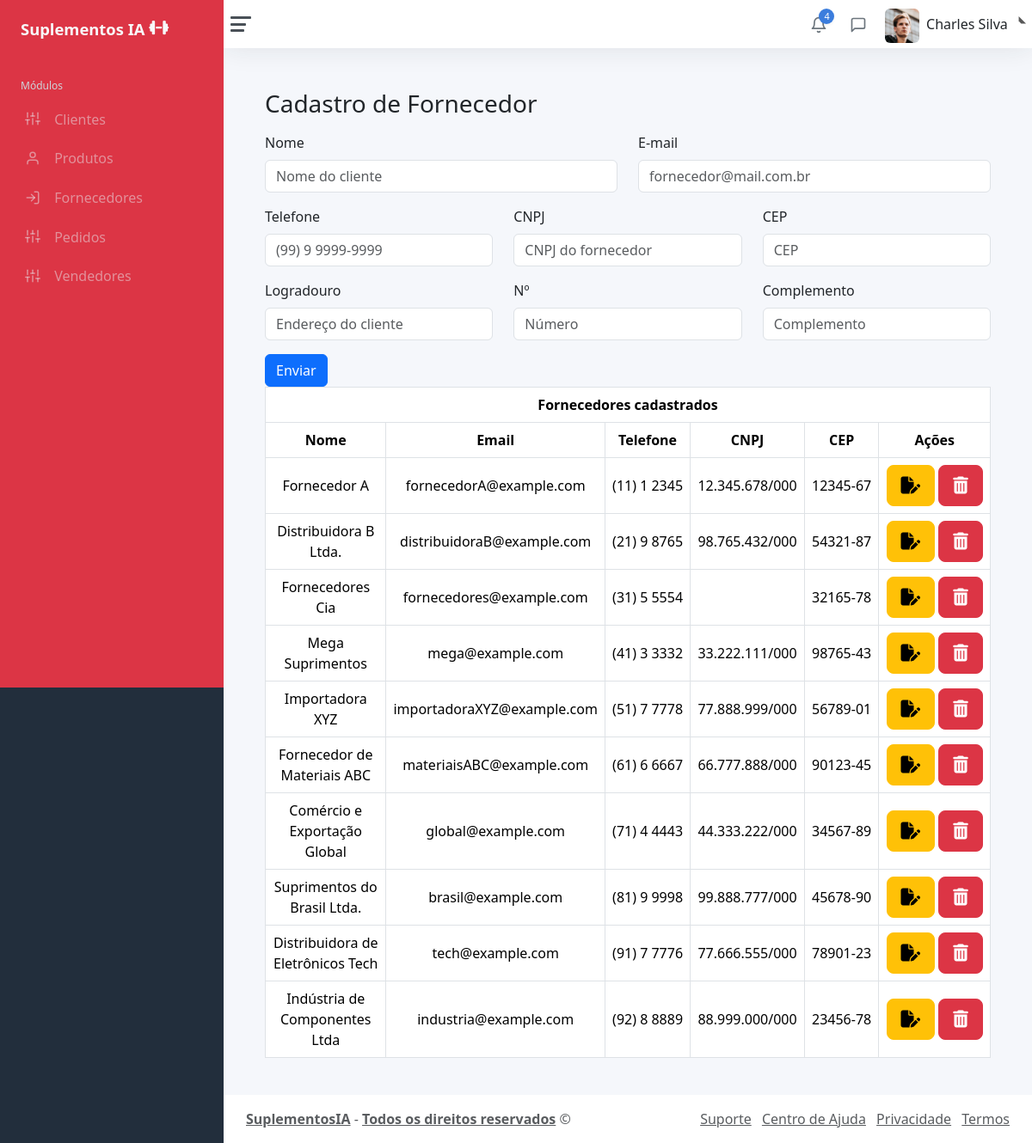
Screenshot of /static/formfornecedor.php with the database file from the repository.
### tables this page shows
CREATE TABLE `fornecedor` (
  `id` int(11) NOT NULL,
  `nome` varchar(45) NOT NULL,
  `email` varchar(100) NOT NULL,
  `telefone` char(11) NOT NULL,
  `cpfcnpj` char(14) NOT NULL,
  `cep` char(8) NOT NULL,
  `logradouro` varchar(45) NOT NULL,
  `numero` char(10) NOT NULL,
  `complemento` varchar(45) NOT NULL
);

### static/formfornecedor.php (the view, shortened to what this page needs)
<!DOCTYPE html>
<html lang="pt-BR">
<head>
	<?php include 'header.php' ?>
</head>
<body>
	<div class="wrapper">
		<?php include 'menu.php' ?>
		<div class="main">
			<?php include 'topo.php' ?>
			<main class="content">
				<form action="cadastrofornecedor.php" method="post">
					<div class="container-fluid p-0">
						<h1 class="h3 mb-3">Cadastro de Fornecedor</h1>
						<div class="row">
							<div class="mb-3 col-6">
								<label for="nome" class="form-label">Nome</label>
								<input
								type="text"
								class="form-control"
								name="nome"
								id="nome"
								placeholder="Nome do cliente">
							</div>
							<div class="mb-3 col-6">
								<label for="email" class="form-label">E-mail</label>
								<input
								type="email"
								class="form-control"
								name="email"
								id="email"
								placeholder="fornecedor@mail.com.br"/>
							</div>
						</div>
						<div class="row">
							<div class="mb-3 col-4">
								<label for="telefone" class="form-label">Telefone</label>
								<input
								type="text"
								class="form-control"
								name="telefone"
								id="telefone"
								placeholder="(99) 9 9999-9999">
							</div>
							<div class="mb-3 col-4">
								<label for="cpfcnpj" class="form-label">CNPJ</label>
								<input
								type="cpfcnpj"
								class="form-control"
								name="cpfcnpj"
								id="cpfcnpj"
								placeholder="CNPJ do fornecedor"/>
							</div>
							<div class="mb-3 col-4">
								<label for="cep" class="form-label">CEP</label>
								<input
								type="cep"
								class="form-control"
								name="cep"
								id="cep"
								placeholder="CEP"/>
							</div>
						</div>
						<div class="row">
							<div class="mb-3 col-4">
								<label for="logradouro" class="form-label">Logradouro</label>
								<input
								type="text"
								class="form-control"
								name="logradouro"
								id="logradouro"
								placeholder="Endereço do cliente">
							</div>
							<div class="mb-3 col-4">
								<label for="numero" class="form-label">Nº</label>
								<input
								type="numero"
								class="form-control"
								name="numero"
								id="numero"
								placeholder="Número"/>
							</div>
							<div class="mb-3 col-4">
								<label for="complemento" class="form-label">Complemento</label>
								<input
								type="complemento"
								class="form-control"
								name="complemento"
								id="complemento"
								placeholder="Complemento"/>
							</div>
						</div>
						<button type="submit" class="btn btn-primary">Enviar</button>
					</div>
				</form>
			<div class="main">
				<div
					class="table-responsive"
				>
					<table
						class="table table-bordered"
					>
						<thead>
						<tr><th colspan="7" style="text-align: center;">Fornecedores cadastrados</th></tr>
							<tr class="text-center">
								<th class="col-2" scope="col">Nome</th>
								<th  class="col-2" colspanscope="col">Email</th>
								<th scope="col">Telefone</th>
								<th scope="col">CNPJ</th>
								<th scope="col">CEP</th>
								<th scope="col">Ações</th>
							</tr>
						</thead>
						<tbody>
							<?php include 'conexao.php';
							$sql = "SELECT * FROM fornecedor";
							$busca = mysqli_query($conexao, $sql);
							while ($dados = mysqli_fetch_array($busca)){
								$nome = $dados['nome'];
								$email = $dados['email'];
								$telefone = $dados['telefone'];
								$cpfcnpj = $dados['cpfcnpj'];
								$cep = $dados['cep'];
							?>
								<tr class="text-center">
									<td><?php echo $nome ?></td>
									<td><?php echo $email ?></td>
									<td><?php echo $telefone ?></td>
									<td><?php echo $cpfcnpj ?></td>
									<td><?php echo $cep ?></td>
									<td>
												<button
													type="button"
													class="btn btn-warning btn-lg"
													data-bs-toggle="modal"
													data-bs-target="#modaleditar"
													data-id="<?php echo $id ?>"
												>
												<i class="fa-solid fa-file-pen"></i>												</button>
	</div>
	</div>
												<button
													type="button"
													class="btn btn-danger btn-lg"
													data-bs-toggle="modal"
													data-bs-target="#modalexcluir"
												>
												<i class="fa-solid fa-trash-can"></i></button>
												</td>
								</tr>
							<?php } ?>
			<footer class="footer">
    			<?php include 'footer.php' ?>
			</footer>
</body>
</html>

### rows the page displays
fornecedor: nome "Fornecedor A", email "fornecedorA@example.com", telefone "(11) 1 2345", cpfcnpj "12.345.678/000", cep "12345-67"
fornecedor: nome "Distribuidora B Ltda.", email "distribuidoraB@example.com", telefone "(21) 9 8765", cpfcnpj "98.765.432/000", cep "54321-87"
fornecedor: nome "Fornecedores Cia", email "fornecedores@example.com", telefone "(31) 5 5554", cep "32165-78"
fornecedor: nome "Mega Suprimentos", email "mega@example.com", telefone "(41) 3 3332", cpfcnpj "33.222.111/000", cep "98765-43"
fornecedor: nome "Importadora XYZ", email "importadoraXYZ@example.com", telefone "(51) 7 7778", cpfcnpj "77.888.999/000", cep "56789-01"
fornecedor: nome "Fornecedor de Materiais ABC", email "materiaisABC@example.com", telefone "(61) 6 6667", cpfcnpj "66.777.888/000", cep "90123-45"
fornecedor: nome "Comércio e Exportação Global", email "global@example.com", telefone "(71) 4 4443", cpfcnpj "44.333.222/000", cep "34567-89"
fornecedor: nome "Suprimentos do Brasil Ltda.", email "brasil@example.com", telefone "(81) 9 9998", cpfcnpj "99.888.777/000", cep "45678-90"
fornecedor: nome "Distribuidora de Eletrônicos Tech", email "tech@example.com", telefone "(91) 7 7776", cpfcnpj "77.666.555/000", cep "78901-23"
fornecedor: nome "Indústria de Componentes Ltda", email "industria@example.com", telefone "(92) 8 8889", cpfcnpj "88.999.000/000", cep "23456-78"
